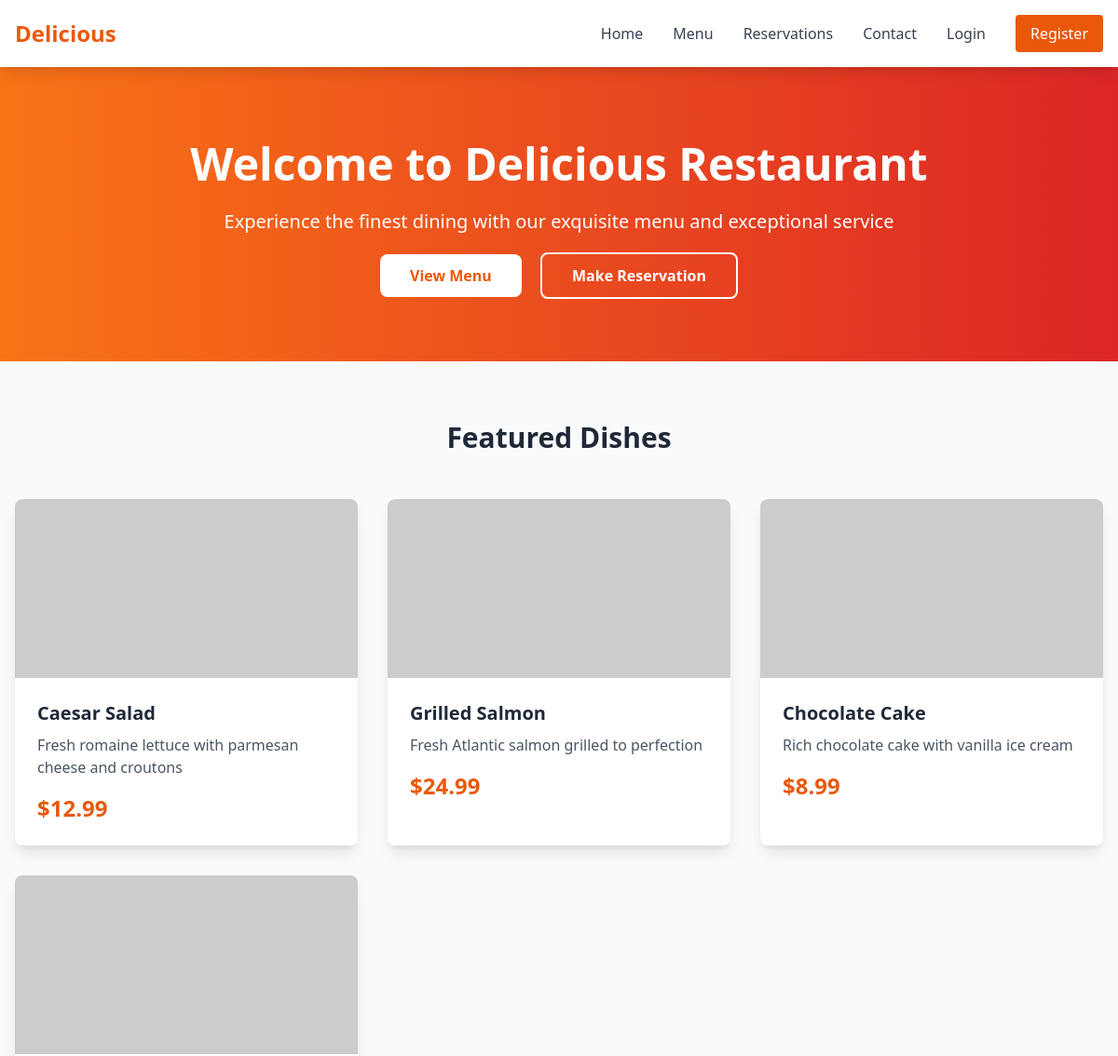
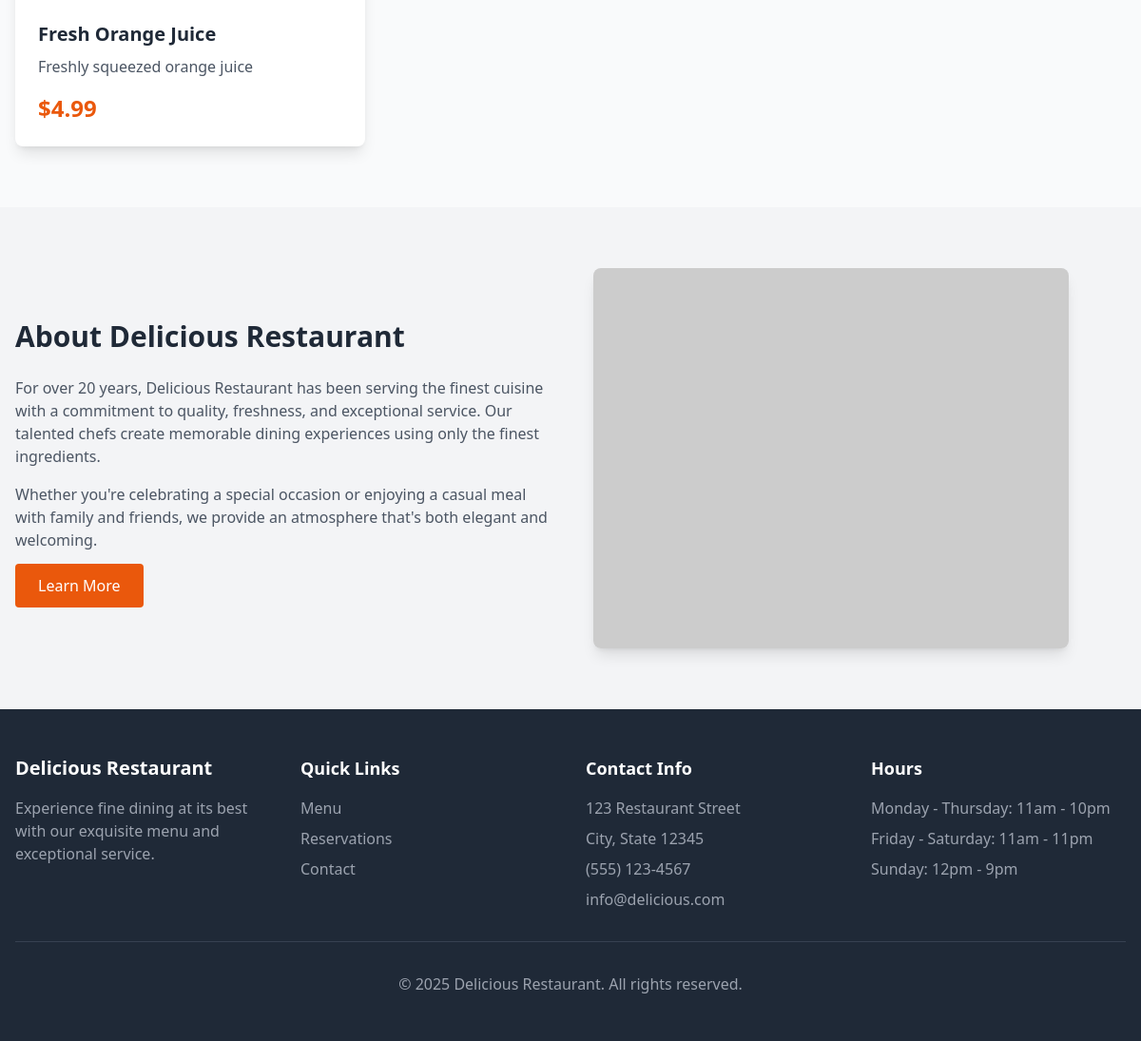
The page / on the database its author committed (2 pictures, top to bottom).
### tables this page shows
CREATE TABLE menu_items (
    id INT AUTO_INCREMENT PRIMARY KEY,
    name VARCHAR(100) NOT NULL,
    description TEXT,
    price DECIMAL(10, 2) NOT NULL,
    image VARCHAR(255),
    category_id INT,
    status ENUM('available', 'unavailable') DEFAULT 'available',
    created_at TIMESTAMP DEFAULT CURRENT_TIMESTAMP,
    FOREIGN KEY (category_id) REFERENCES categories(id)
);

### includes/auth.php (called while the page is built, shortened)
<?php
function isLoggedIn() {
    return isset($_SESSION['user_id']);
}
?>

### index.php (the view, shortened to what this page needs)
<?php
require_once 'includes/auth.php';
$database = new Database();
$db = $database->getConnection();
$query = "SELECT mi.*, c.name as category_name FROM menu_items mi
          JOIN categories c ON mi.category_id = c.id
          WHERE mi.status = 'available'
          ORDER BY mi.created_at DESC LIMIT 6";
$stmt = $db->prepare($query);
$stmt->execute();
$featured_items = $stmt->fetchAll(PDO::FETCH_ASSOC);
?>
<!DOCTYPE html>
<html lang="en">
<head>
    <script src="https://cdn.tailwindcss.com"></script>
</head>
<body class="bg-gray-50">
    <nav class="bg-white shadow-lg sticky top-0 z-50">
        <div class="max-w-7xl mx-auto px-4">
            <div class="flex justify-between items-center py-4">
                <div class="flex items-center space-x-4">
                    <h1 class="text-2xl font-bold text-orange-600">Delicious</h1>
                </div>
                <div class="hidden md:flex items-center space-x-8">
                    <a href="index.php" class="text-gray-700 hover:text-orange-600 transition">Home</a>
                    <a href="menu.php" class="text-gray-700 hover:text-orange-600 transition">Menu</a>
                    <a href="reservations.php" class="text-gray-700 hover:text-orange-600 transition">Reservations</a>
                    <a href="contact.php" class="text-gray-700 hover:text-orange-600 transition">Contact</a>
                    <?php if (isLoggedIn()): ?>
                        <a href="cart.php" class="text-gray-700 hover:text-orange-600 transition">Cart</a>
                        <a href="orders.php" class="text-gray-700 hover:text-orange-600 transition">Orders</a>
                        <?php if (isAdmin()): ?>
                            <a href="admin/dashboard.php" class="text-gray-700 hover:text-orange-600 transition">Admin</a>
                        <?php endif; ?>
                        <a href="logout.php" class="bg-orange-600 text-white px-4 py-2 rounded hover:bg-orange-700 transition">Logout</a>
                    <?php else: ?>
                        <a href="login.php" class="text-gray-700 hover:text-orange-600 transition">Login</a>
                        <a href="register.php" class="bg-orange-600 text-white px-4 py-2 rounded hover:bg-orange-700 transition">Register</a>
                    <?php endif; ?>
                </div>
            </div>
        </div>
    </nav>
    <section class="bg-gradient-to-r from-orange-500 to-red-600 text-white">
        <div class="max-w-7xl mx-auto px-4 py-20">
            <div class="text-center">
                <h1 class="text-5xl font-bold mb-6">Welcome to Delicious Restaurant</h1>
                <p class="text-xl mb-8">Experience the finest dining with our exquisite menu and exceptional service</p>
                <div class="space-x-4">
                    <a href="menu.php" class="bg-white text-orange-600 px-8 py-3 rounded-lg font-semibold hover:bg-gray-100 transition">View Menu</a>
                    <a href="reservations.php" class="border-2 border-white text-white px-8 py-3 rounded-lg font-semibold hover:bg-white hover:text-orange-600 transition">Make Reservation</a>
                </div>
            </div>
        </div>
    </section>
    <section class="py-16">
        <div class="max-w-7xl mx-auto px-4">
            <h2 class="text-3xl font-bold text-center text-gray-800 mb-12">Featured Dishes</h2>
            <div class="grid md:grid-cols-2 lg:grid-cols-3 gap-8">
                <?php foreach ($featured_items as $item): ?>
                <div class="bg-white rounded-lg shadow-lg overflow-hidden hover:shadow-xl transition">
                    <img src="<?= $item['image'] ?: 'https://via.placeholder.com/400x300' ?>" alt="<?= htmlspecialchars($item['name']) ?>" class="w-full h-48 object-cover">
                    <div class="p-6">
                        <h3 class="text-xl font-semibold text-gray-800 mb-2"><?= htmlspecialchars($item['name']) ?></h3>
                        <p class="text-gray-600 mb-4"><?= htmlspecialchars($item['description']) ?></p>
                        <div class="flex justify-between items-center">
                            <span class="text-2xl font-bold text-orange-600">$<?= number_format($item['price'], 2) ?></span>
                        </div>
                    </div>
                </div>
                <?php endforeach; ?>
            </div>
        </div>
    </section>
    <section class="bg-gray-100 py-16">
        <div class="max-w-7xl mx-auto px-4">
            <div class="grid md:grid-cols-2 gap-12 items-center">
                <div>
                    <h2 class="text-3xl font-bold text-gray-800 mb-6">About Delicious Restaurant</h2>
                    <p class="text-gray-600 mb-4">
                        For over 20 years, Delicious Restaurant has been serving the finest cuisine with a commitment to quality,
                        freshness, and exceptional service. Our talented chefs create memorable dining experiences using only the
                        finest ingredients.
                    </p>
                    <p class="text-gray-600 mb-6">
                        Whether you're celebrating a special occasion or enjoying a casual meal with family and friends,
                        we provide an atmosphere that's both elegant and welcoming.
                    </p>
                    <a href="about.php" class="bg-orange-600 text-white px-6 py-3 rounded hover:bg-orange-700 transition">Learn More</a>
                </div>
                <div>
                    <img src="https://via.placeholder.com/500x400" alt="Restaurant Interior" class="rounded-lg shadow-lg">
                </div>
            </div>
        </div>
    </section>
    <footer class="bg-gray-800 text-white py-12">
        <div class="max-w-7xl mx-auto px-4">
            <div class="grid md:grid-cols-4 gap-8">
                <div>
                    <h3 class="text-xl font-bold mb-4">Delicious Restaurant</h3>
                    <p class="text-gray-400">Experience fine dining at its best with our exquisite menu and exceptional service.</p>
                </div>
                <div>
                    <h4 class="text-lg font-semibold mb-4">Quick Links</h4>
                    <ul class="space-y-2 text-gray-400">
                        <li><a href="menu.php" class="hover:text-white transition">Menu</a></li>
                        <li><a href="reservations.php" class="hover:text-white transition">Reservations</a></li>
                        <li><a href="contact.php" class="hover:text-white transition">Contact</a></li>
                    </ul>
                </div>
                <div>
                    <h4 class="text-lg font-semibold mb-4">Contact Info</h4>
                    <ul class="space-y-2 text-gray-400">
                        <li>123 Restaurant Street</li>
                        <li>City, State 12345</li>
                        <li>(555) 123-4567</li>
                        <li>info@delicious.com</li>
                    </ul>
                </div>
                <div>
                    <h4 class="text-lg font-semibold mb-4">Hours</h4>
                    <ul class="space-y-2 text-gray-400">
                        <li>Monday - Thursday: 11am - 10pm</li>
                        <li>Friday - Saturday: 11am - 11pm</li>
                        <li>Sunday: 12pm - 9pm</li>
                    </ul>
                </div>
            </div>
            <div class="border-t border-gray-700 mt-8 pt-8 text-center text-gray-400">
                <p>&copy; 2025 Delicious Restaurant. All rights reserved.</p>
            </div>
        </div>
    </footer>
</body>
</html>

### rows shown on the page
menu_items: name "Caesar Salad", description "Fresh romaine lettuce with parmesan cheese and croutons", price "12.99"
menu_items: name "Grilled Salmon", description "Fresh Atlantic salmon grilled to perfection", price "24.99"
menu_items: name "Chocolate Cake", description "Rich chocolate cake with vanilla ice cream", price "8.99"
menu_items: name "Fresh Orange Juice", description "Freshly squeezed orange juice", price "4.99"
